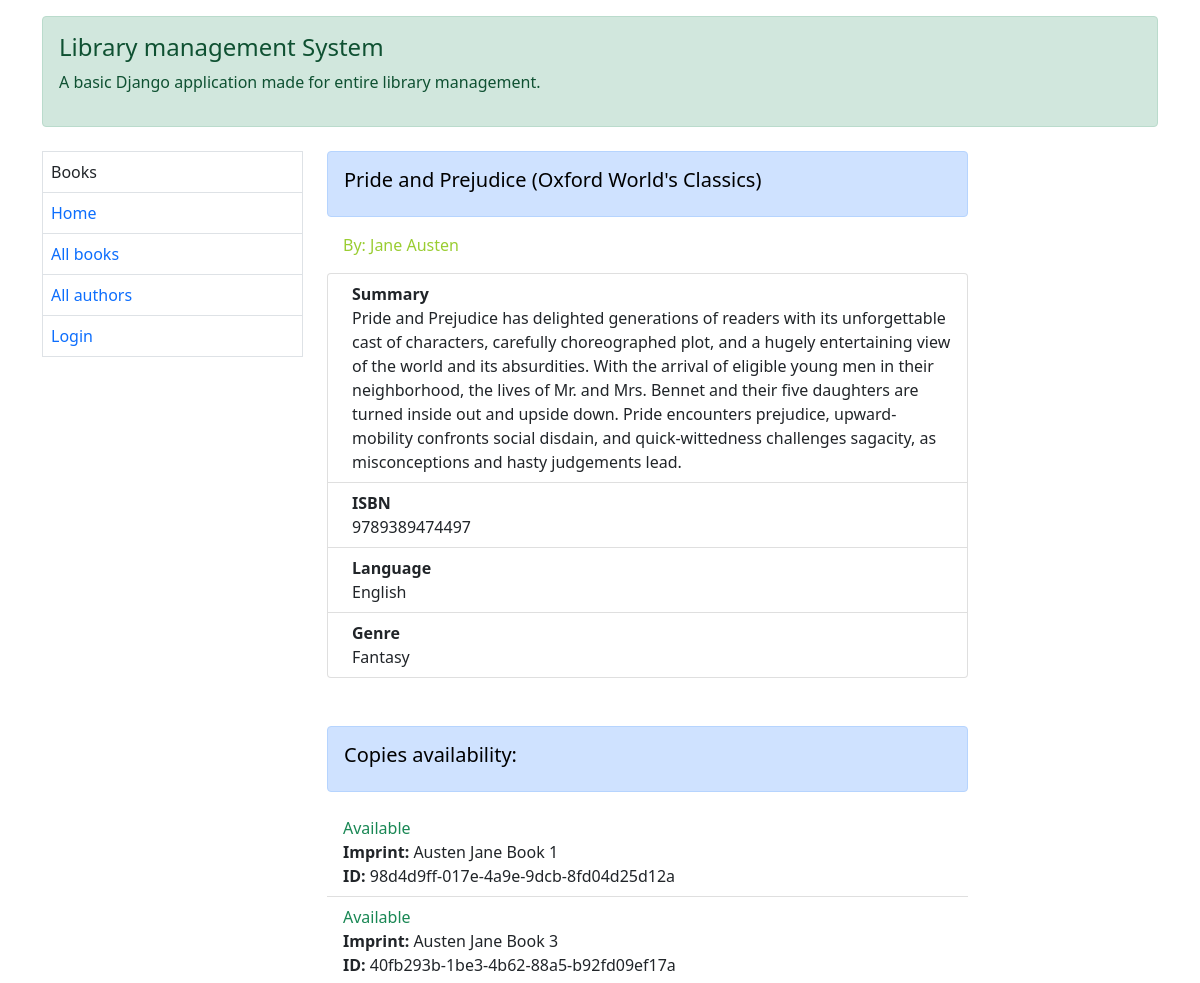
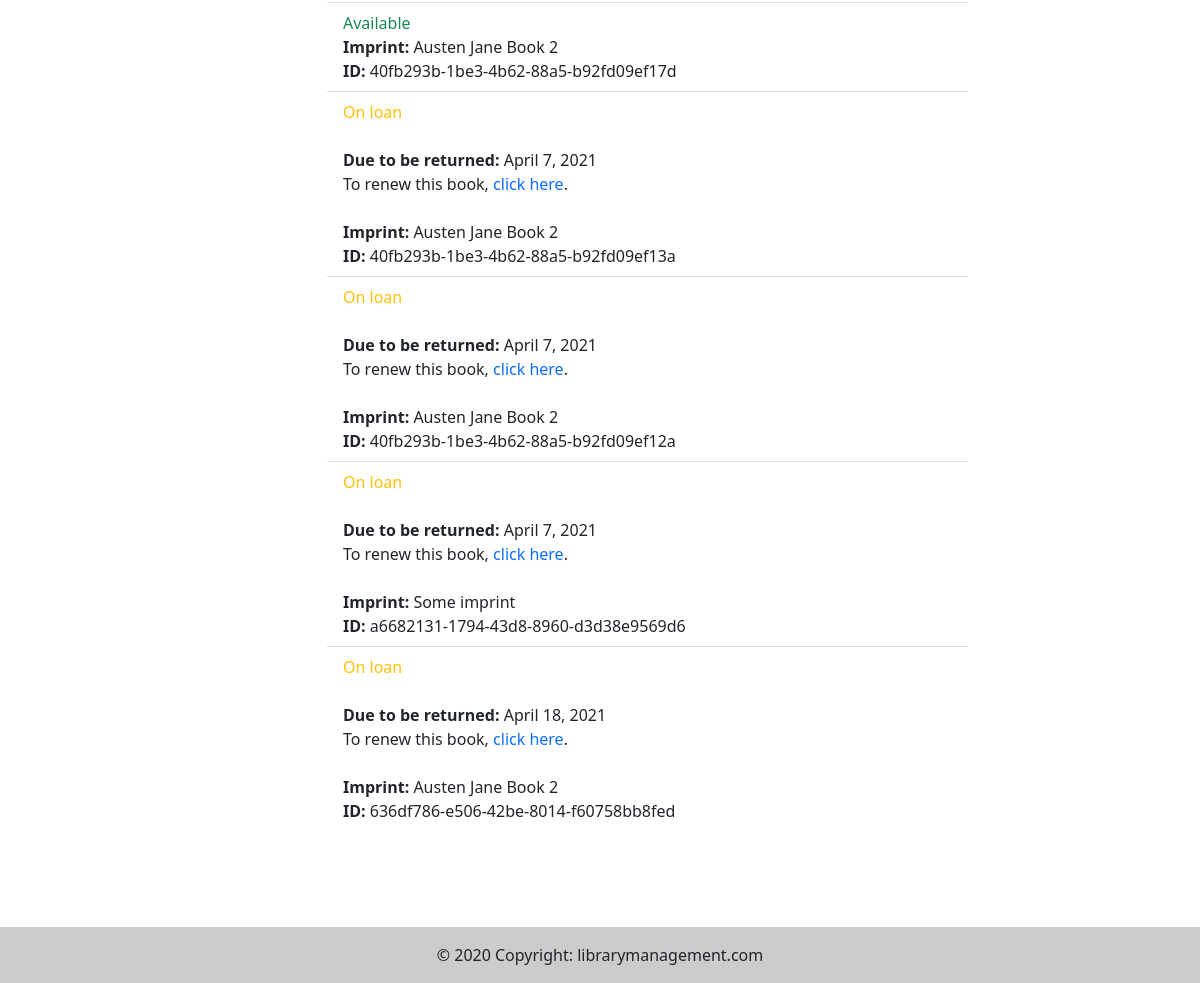
The app's page /catalog/book/1/ with its own data (2 pictures, top to bottom).
### catalog/models.py (models this page shows, shortened)
class Book(models.Model):
    title = models.CharField(max_length=300, help_text="Enter book title")
    author = models.ForeignKey('Author', on_delete=models.SET_NULL, null=True)
    summary = models.TextField(max_length=1000, help_text="Enter brief summary of the book")
    isbn = models.CharField('ISBN', max_length=13, unique=True, help_text="13 Character <a href='https://www.isbn-international.org/content/what-isbn'>ISBN number</a>")
    genre = models.ManyToManyField(Genre, help_text="Select a genre for this book")
    language = models.ForeignKey("Language", on_delete=models.SET_NULL, null=True)
    def display_genre(self):
        return ', '.join(genre.name for genre in self.genre.all()[:3])
    display_genre.short_description = 'Genre'

class Author(models.Model):
    first_name = models.CharField(max_length=100)
    last_name = models.CharField(max_length=100)
    date_of_birth = models.DateField(null=True, blank=True)
    date_of_death = models.DateField('Date of death', null=True, blank=True)
    class Meta:
        ordering = ['last_name', 'first_name']
    def __str__(self):
        return f"{self.last_name} {self.first_name}"

class Language(models.Model):
    name = models.CharField(max_length=200, help_text="Enter book language in which it is written.")
    def __str__(self):
        return self.name

class Genre(models.Model):
    name = models.CharField(max_length=200, help_text="Enter a book genre")

class BookInstance(models.Model):
    borrower = models.ForeignKey(User, on_delete=models.SET_NULL, null=True, blank=True)
    id = models.UUIDField(primary_key=True, default=uuid.uuid4, help_text="Unique ID for this copy of "
                                                                          "book across whole library")
    book = models.ForeignKey('Book', on_delete=models.RESTRICT, null=True)
    imprint = models.CharField(max_length=200)
    due_back = models.DateField(null=True, blank=True)
    LOAN_STATUS = (
        ('m', 'Maintenance'),
        ('o', 'On loan'),
        ('a', 'Available'),
        ('r', 'Reserved'),
    )
    status = models.CharField(max_length=1, choices=LOAN_STATUS, blank=True, default='m', help_text='Book Availability')
    class Meta:
        permissions = (('can_mark_returned', "Set book as returned"),)
        ordering = ['due_back']

### catalog/views.py (the view)
# urls.py: path('book/<int:pk>/', views.BookDetailView.as_view(), name="book-detail"),
class BookDetailView(generic.DetailView):
    model = Book
    template_name = 'catalog/book_detail.html'
    context_object_name = 'book'

### templates/catalog/book_detail.html (shortened to what this page needs)
{% extends 'catalog/base.html' %}
{% load static %}
{% block body %}
    <div class="alert alert-primary" role="alert">
        <h5 style="color: black">{{ book.title }}</h5>
    </div>
    <span style="color:yellowgreen" class="p-3"> By: {{ book.author }}</span>
    <ol class="pt-3 list-group list-group">
        <li class="list-group-item d-flex justify-content-between align-items-start">
            <div class="ms-2 me-auto">
                <div class="fw-bold">Summary</div>
                {{ book.summary }}
            </div>
        </li>
        <li class="list-group-item d-flex justify-content-between align-items-start">
            <div class="ms-2 me-auto">
                <div class="fw-bold">ISBN</div>
                {{ book.isbn }}
            </div>
        </li>
        <li class="list-group-item d-flex justify-content-between align-items-start">
            <div class="ms-2 me-auto">
                <div class="fw-bold">Language</div>
                {{ book.language }}
            </div>
        </li>
        <li class="list-group-item d-flex justify-content-between align-items-start">
            <div class="ms-2 me-auto">
                <div class="fw-bold">Genre</div>
                {{ book.display_genre }}
            </div>
        </li>
    </ol>
    <div class="mt-5 alert alert-primary" role="alert">
        <h5 style="color: black">Copies availability:</h5>
    </div>
    <ul class="list-group list-group-flush">
        {% for copy in book.bookinstance_set.all %}
            <li class="list-group-item">
                <span class="{% if copy.status == 'a' %}text-success{% elif copy.status == 'm' %}text-danger{% else %}text-warning{% endif %}">{{ copy.get_status_display }}</span><br>
                {% if copy.status != 'a' %}
                    <br><span><strong>Due to be returned: </strong>{{ copy.due_back }}<br>
                    To renew this book, <a href="{% url 'renew-book-librarian' copy.id %}">click here</a>.<br><br>
                    </span>
                {% endif %}
                <span><strong>Imprint: </strong>{{ copy.imprint }}<br></span>
                <span><strong>ID: </strong>{{ copy.id }}</span>
            </li>
        {% endfor %}
    </ul>
    <br><br><br><br>
{% endblock %}

### records on screen
Book: title "Pride and Prejudice (Oxford World's Classics)", author "Jane Austen", summary "Pride and Prejudice has delighted generations of readers with its unforgettable cast of characters, carefully choreographed plot, and a hugely entertaining view of the world and its absurdities. With the arrival of eligible young men in their neighborhood, the lives of Mr. and Mrs. Bennet and their five daughters are turned inside out and upside down. Pride encounters prejudice, upward-mobility confronts social disdain, and quick-wittedness challenges sagacity, as misconceptions and hasty judgements lead.", isbn "9789389474497", language "English", display_genre "Fantasy"
BookInstance: status "Available", imprint "Austen Jane Book 1", id "98d4d9ff-017e-4a9e-9dcb-8fd04d25d12a"
BookInstance: status "Available", imprint "Austen Jane Book 3", id "40fb293b-1be3-4b62-88a5-b92fd09ef17a"
BookInstance: status "Available", imprint "Austen Jane Book 2", id "40fb293b-1be3-4b62-88a5-b92fd09ef17d"
BookInstance: status "On loan", due_back "April 7, 2021", imprint "Austen Jane Book 2", id "40fb293b-1be3-4b62-88a5-b92fd09ef13a"
BookInstance: status "On loan", due_back "April 7, 2021", imprint "Austen Jane Book 2", id "40fb293b-1be3-4b62-88a5-b92fd09ef12a"
BookInstance: status "On loan", due_back "April 7, 2021", imprint "Some imprint", id "a6682131-1794-43d8-8960-d3d38e9569d6"
BookInstance: status "On loan", due_back "April 18, 2021", imprint "Austen Jane Book 2", id "636df786-e506-42be-8014-f60758bb8fed"
